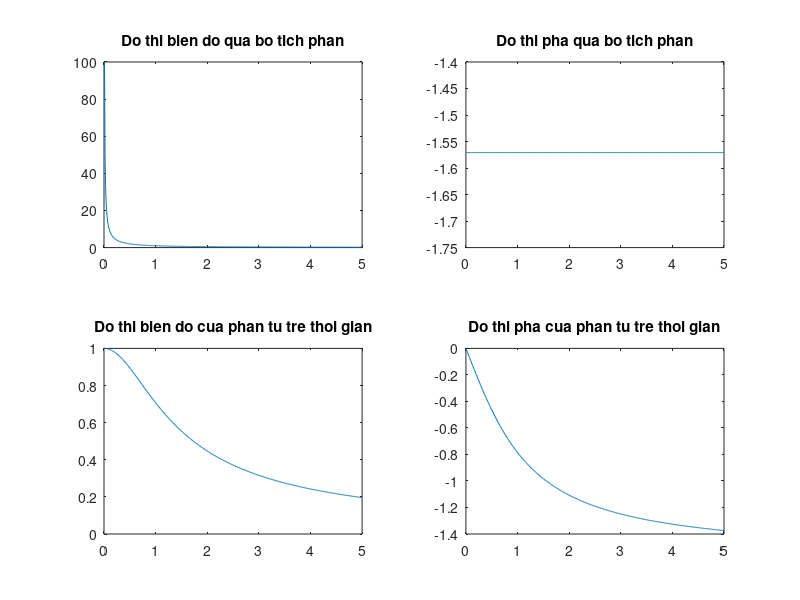

The MATLAB source for this figure:
w = (0.01:0.01:5);
H1 = 1./(j*w); 
H2 = 1./ (1 + j*w);
subplot(2,2,1) 
plot(w, abs(H1)); 
title('Do thi bien do qua bo tich phan'); 
subplot(2,2,2) 
plot(w, angle(H1));  
title('Do thi pha qua bo tich phan'); 
subplot(2,2,3) 
plot(w,abs(H2));  
title('Do thi bien do cua phan tu tre thoi gian'); 
subplot(2,2,4) 
plot(w,angle(H2)); 
title('Do thi pha cua phan tu tre thoi gian');

